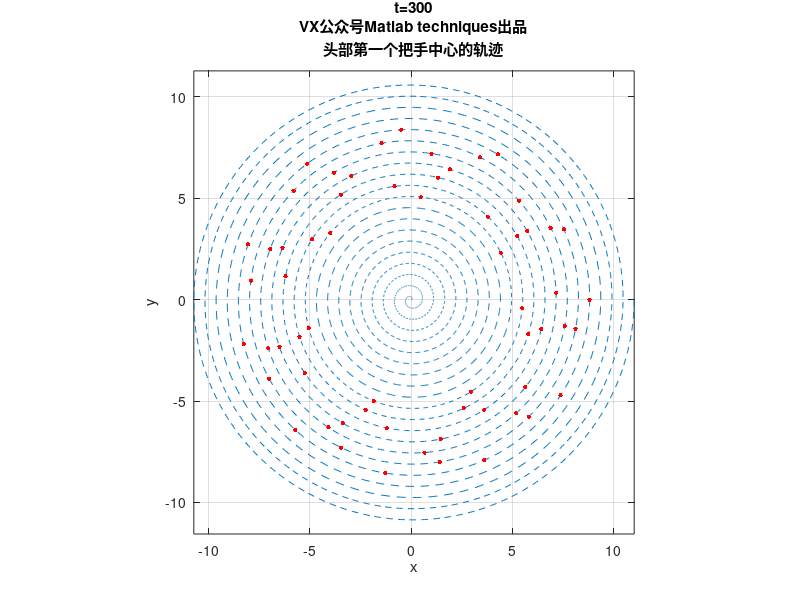

The MATLAB source for this figure: (Note: this script raises an error after producing the figure.)
clc;close all
warning off
luoju=55e-2; % 螺距
k=luoju/2/pi; % 螺线方程的系数 r=k theta
L1=341e-2;
D1=L1-27.5e-2*2; % 龙头把手两个孔之间的距离
L2=220e-2;
D2=L2-27.5e-2*2; % 其他凳子把手两个孔之间的距离

%% 先画出部分螺线
theta=20*2*pi:-0.01:0*pi;
r=k*theta;
x=r.*cos(theta);
y=r.*sin(theta);
figure(1)
set(gcf,'Position',[200 200 600 600]);
plot(x,y,'--')
axis equal
grid on
xlabel('x')
ylabel('y')
hold on
% 第一步，先确定300s内，龙头第一个把手的位置演化
mydtheta=@(t,theta)-1./(k*sqrt(1+theta.^2));
theta0=2*pi*16; % 初始位置时候的角度
dt=0.5; % 时间步长
tspan=0:dt:300; % 求解时间点
[tt,theta]=ode45(mydtheta,tspan,theta0); % 龙格库塔法求解
X1=k*theta.*cos(theta);
Y1=k*theta.*sin(theta);
for i=1:10:length(theta)
    title({['t=',num2str(tt(i))],'VX公众号Matlab techniques出品','头部第一个把手中心的轨迹'})
    plot(X1(i),Y1(i),'r.','MarkerSize',10)
    drawnow
end
hwait=waitbar(0,'计算开始...')
%% 第二步,确定每个时间点下，头部凳子的后面一个孔（也要在螺线上）,以及龙身和龙尾凳子各个孔所在位置(都要在螺线上）
N=223; % 龙头+龙身+龙尾总的个数
X=zeros(N+1,length(X1)); 
Y=zeros(N+1,length(X1)); % 每一行代表每个凳子的前把手孔的位置在各个时间点处的值,因为尾部还有一个孔，所以一共223+1个，所以X和Y对应223+1行
Theta=zeros(N+1,length(X1)); % 记录每个孔在各个时刻处的位置对应的角度theta（这为了求速度的）
X(1,:)=X1;
Y(1,:)=Y1;% 第一行已知了，上面求得的头部第一个把手位置数据
Theta(1,:)=theta; % 第一行已知了，第一个把手的角度数据，上面求了
for j=1:length(tt)
    for i=2:N+1 % 在每一个时间点下，对每一行循环计算，意思是求出此时各个把手孔的位置信息
        d=D1*(i<=2)+D2*(i>2); % 分辨下是第一个凳子还是其他凳子，孔之间的距离不一样！
        thetaij=solve_theta(luoju,X(i-1,j),Y(i-1,j),Theta(i-1,j),d); % 子函数求解下一个孔的角度值
        Theta(i,j)=thetaij;
        X(i,j)=k*thetaij*cos(thetaij);
        Y(i,j)=k*thetaij*sin(thetaij);
        waitbar(((j-1)*N+i)/(length(tt)*N),hwait,'已经完成...')
    end
end
close(hwait)
%% 下面来可视化，盘入的动态图
theta=20*2*pi:-0.01:0*pi;
r=k*theta;
x=r.*cos(theta);
y=r.*sin(theta);
set(gcf,'Position',[200 200 600 600])
for j=1:length(tt)
    figure(2)
    plot(x,y,'-')
    axis equal
    grid on
    xlabel('x')
    ylabel('y')
    hold on
    
    plot(X(:,j),Y(:,j),'k-','LineWidth',1.2,'Marker','o','MarkerSize',6,'MarkerFaceColor','r')
    title({['t=',num2str(tt(j))],'VX公众号Matlab techniques出品','盘入的轨迹'})
    drawnow
    hold off
end
%% 下面来求解速度数据(有各个孔的角度数据Theta，速度数据可以用数值差分方法
V=zeros(size(X)); % 每一行对应一个孔的速度在不同时间节点上的值
V(:,1)=-k*sqrt(1+Theta(:,1).^2).*(Theta(:,2)-Theta(:,1))/dt; % 第一个时间点，用前向差分求导数
V(:,end)=-k*sqrt(1+Theta(:,end).^2).*(Theta(:,end)-Theta(:,end-1))/dt; % 最后一个时间点，用后向差分求导数
V(:,2:end-1)=-k*sqrt(1+Theta(:,2:end-1).^2).*(Theta(:,3:end)-Theta(:,1:end-2))/2/dt; % 中间的每一个时间点，用中心差分来求导数
% 不明白为什么这样求导的，去看我的推文：https://mp.weixin.qq.com/s/rI9B-VHT9i2jA28CN7oFMQ 
% 下面验证一下第一个孔位置的速度是不是1，也就是V矩阵的第一行的值
figure
plot(tt,V(1,:),'b-','LineWidth',1.3)
ylim([0 1.1])
xlabel('时间')
ylabel('头把手的速度')
title('验证数值计算得到的速度')
text(100,0.6,'公众号：Matlab techniques')

%% %%%%%%%%%%%%%%%%%%%% 到此，我们已经得到了所有把手中心的位置和速度随时间的数据,下面填表
nn=1/dt;
index=1:nn:length(tt); % 找出特定的时间点,来记录
Dataxy=zeros(2*(N+1),length(index)); % 这些记录所有点的位置信息
Dataxy(1:2:end,:)=round(X(:,index),6); % 这是所有点的x坐标
Dataxy(2:2:end,:)=round(Y(:,index),6); %             y坐标
Datav=round(V(:,index),6); % 这些记录所有点的速度信息
% 写入文件
filename = 'result1_test.xlsx';
sheet = 1;
xlRange = 'B2';
xlswrite(filename,Dataxy,sheet,xlRange)  % 自己搜一下如何保留6位小数（我没管这个细节
sheet = 2;
xlRange = 'B2';
xlswrite(filename,Datav,sheet,xlRange)  % 自己搜一下如何保留6位小数（我没管这个细节

%% 下面再看论文中的格式怎么导出
nn2=60/dt;
index2=1:nn2:length(tt); % 找出特定的时间点,来记录
index_row=[1 2:50:224 224];
Dataxy2=zeros(2*length(index_row),length(index2)); % 这些记录所有点的位置信息
Dataxy2(1:2:end,:)=round(X(index_row,index2),6) % 这是所有点的x坐标
Dataxy2(2:2:end,:)=round(Y(index_row,index2),6) %             y坐标
Datav2=round(V(index_row,index2),6) % 这些记录所有点的速度信息

%%%%%%%%% 以上全部计算完成！%%%%%%%%%%%%
%%%%%%公众号Matlab techniques出品！其他出处皆为抄袭！%%%%%%%%%%%%%%

%% 定义子函数：用来求解螺线上任意一个孔所在点坐标知道的情况下，如何求下一个孔所在位置
function theta=solve_theta(luoju,x1,y1,theta1,d) % 知道等距螺线上任意一点x1,y1,求在这同一条螺线上且与(x1,y1)这点相距为d的点的角度,要求这个角度一定要大于(x1,y1)这点的角度theta1
k=luoju/2/pi;
fun=@(theta)(k*theta.*cos(theta)-x1).^2+(k*theta.*sin(theta)-y1).^2-d^2;% 利用距离
q=0.01;
options = optimoptions('fsolve','Display','off'); % 不提示结果
theta=fsolve(fun,theta1+q,options); % 以前一个孔对应的角度值为基准进行非线性方程求零点，为什么加0.1？很简单，不想找比它还小的角度
while theta<=theta1 || abs(k*theta-k*theta1)>luoju/2 % 如果求解得到的角度比前面的孔对应的角度还小，或者新求出的孔与前一个孔不在一条螺线（在其他螺线）
    q=q+0.1;
    theta=fsolve(fun,theta+q,options); % 重新求一个角度 公众号Matlab techniques出品！其他出处皆为抄袭！
end % 直到满足：这个点与前面孔在一条螺线，且这个点角度比前面孔的角度大!
end

